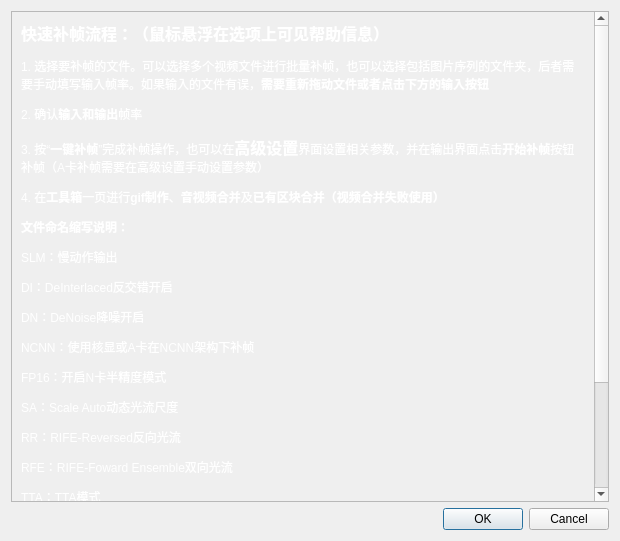
<?xml version="1.0" encoding="UTF-8"?>
<ui version="4.0">
 <class>Dialog</class>
 <widget class="QDialog" name="Dialog">
  <property name="geometry">
   <rect>
    <x>0</x>
    <y>0</y>
    <width>620</width>
    <height>541</height>
   </rect>
  </property>
  <property name="windowTitle">
   <string>Dialog</string>
  </property>
  <layout class="QGridLayout" name="gridLayout">
   <item row="0" column="0">
    <widget class="QScrollArea" name="scrollArea">
     <property name="sizePolicy">
      <sizepolicy hsizetype="Expanding" vsizetype="Preferred">
       <horstretch>0</horstretch>
       <verstretch>0</verstretch>
      </sizepolicy>
     </property>
     <property name="widgetResizable">
      <bool>true</bool>
     </property>
     <widget class="QWidget" name="scrollAreaWidgetContents">
      <property name="geometry">
       <rect>
        <x>0</x>
        <y>0</y>
        <width>583</width>
        <height>550</height>
       </rect>
      </property>
      <layout class="QVBoxLayout" name="verticalLayout_3">
       <item>
        <widget class="QLabel" name="label_7">
         <property name="sizePolicy">
          <sizepolicy hsizetype="Expanding" vsizetype="Expanding">
           <horstretch>0</horstretch>
           <verstretch>0</verstretch>
          </sizepolicy>
         </property>
         <property name="text">
          <string>&lt;html&gt;&lt;head/&gt;&lt;body&gt;&lt;p&gt;&lt;span style=&quot; font-size:12pt; font-weight:600; color:#ffffff;&quot;&gt;快速补帧流程：（鼠标悬浮在选项上可见帮助信息）&lt;/span&gt;&lt;/p&gt;&lt;p&gt;&lt;span style=&quot; color:#ffffff;&quot;&gt;1. 选择要补帧的文件。可以选择多个视频文件进行批量补帧，也可以选择包括图片序列的文件夹，后者需要手动填写输入帧率。如果输入的文件有误，&lt;/span&gt;&lt;span style=&quot; font-weight:600; color:#ffffff;&quot;&gt;需要重新拖动文件或者点击下方的输入按钮&lt;/span&gt;&lt;/p&gt;&lt;p&gt;&lt;span style=&quot; color:#ffffff;&quot;&gt;2. 确认&lt;/span&gt;&lt;span style=&quot; font-weight:600; color:#ffffff;&quot;&gt;输入和输出&lt;/span&gt;&lt;span style=&quot; color:#ffffff;&quot;&gt;帧率&lt;/span&gt;&lt;/p&gt;&lt;p&gt;&lt;span style=&quot; color:#ffffff;&quot;&gt;3. 按“&lt;/span&gt;&lt;span style=&quot; font-weight:600; color:#ffffff;&quot;&gt;一键补帧&lt;/span&gt;&lt;span style=&quot; color:#ffffff;&quot;&gt;”完成补帧操作，也可以在&lt;/span&gt;&lt;span style=&quot; font-size:12pt; font-weight:600; color:#ffffff;&quot;&gt;高级设置&lt;/span&gt;&lt;span style=&quot; color:#ffffff;&quot;&gt;界面设置相关参数，并在输出界面点击&lt;/span&gt;&lt;span style=&quot; font-weight:600; color:#ffffff;&quot;&gt;开始补帧&lt;/span&gt;&lt;span style=&quot; color:#ffffff;&quot;&gt;按钮补帧（A卡补帧需要在高级设置手动设置参数）&lt;/span&gt;&lt;/p&gt;&lt;p&gt;&lt;span style=&quot; color:#ffffff;&quot;&gt;4. 在&lt;/span&gt;&lt;span style=&quot; font-weight:600; color:#ffffff;&quot;&gt;工具箱&lt;/span&gt;&lt;span style=&quot; color:#ffffff;&quot;&gt;一页进行&lt;/span&gt;&lt;span style=&quot; font-weight:600; color:#ffffff;&quot;&gt;gif制作&lt;/span&gt;&lt;span style=&quot; color:#ffffff;&quot;&gt;、&lt;/span&gt;&lt;span style=&quot; font-weight:600; color:#ffffff;&quot;&gt;音视频合并&lt;/span&gt;&lt;span style=&quot; color:#ffffff;&quot;&gt;及&lt;/span&gt;&lt;span style=&quot; font-weight:600; color:#ffffff;&quot;&gt;已有区块合并（视频合并失败使用）&lt;/span&gt;&lt;/p&gt;&lt;p&gt;&lt;span style=&quot; font-weight:600; color:#ffffff;&quot;&gt;文件命名缩写说明：&lt;/span&gt;&lt;/p&gt;&lt;p&gt;&lt;span style=&quot; color:#ffffff;&quot;&gt;SLM：慢动作输出&lt;/span&gt;&lt;/p&gt;&lt;p&gt;&lt;span style=&quot; color:#ffffff;&quot;&gt;DI：DeInterlaced反交错开启&lt;/span&gt;&lt;/p&gt;&lt;p&gt;&lt;span style=&quot; color:#ffffff;&quot;&gt;DN：DeNoise降噪开启&lt;/span&gt;&lt;/p&gt;&lt;p&gt;&lt;span style=&quot; color:#ffffff;&quot;&gt;NCNN：使用核显或A卡在NCNN架构下补帧&lt;/span&gt;&lt;/p&gt;&lt;p&gt;&lt;span style=&quot; color:#ffffff;&quot;&gt;FP16：开启N卡半精度模式&lt;/span&gt;&lt;/p&gt;&lt;p&gt;&lt;span style=&quot; color:#ffffff;&quot;&gt;SA：Scale Auto动态光流尺度&lt;/span&gt;&lt;/p&gt;&lt;p&gt;&lt;span style=&quot; color:#ffffff;&quot;&gt;RR：RIFE-Reversed反向光流&lt;/span&gt;&lt;/p&gt;&lt;p&gt;&lt;span style=&quot; color:#ffffff;&quot;&gt;RFE：RIFE-Foward Ensemble双向光流&lt;/span&gt;&lt;/p&gt;&lt;p&gt;&lt;span style=&quot; color:#ffffff;&quot;&gt;TTA：TTA模式&lt;/span&gt;&lt;/p&gt;&lt;p&gt;&lt;span style=&quot; color:#ffffff;&quot;&gt;SR：SuperResolution使用超分&lt;/span&gt;&lt;/p&gt;&lt;p&gt;&lt;span style=&quot; color:#ffffff;&quot;&gt;RD：Remove Duplicates去除重复帧模式&lt;/span&gt;&lt;/p&gt;&lt;p&gt;&lt;span style=&quot; font-weight:600; font-style:italic; color:#ffffff;&quot;&gt;软件最终解释权归SVFI开发团队所有&lt;/span&gt;&lt;/p&gt;&lt;p&gt;&lt;span style=&quot; color:#ffffff;&quot;&gt;&lt;br/&gt;&lt;/span&gt;&lt;/p&gt;&lt;/body&gt;&lt;/html&gt;</string>
         </property>
         <property name="scaledContents">
          <bool>true</bool>
         </property>
         <property name="wordWrap">
          <bool>true</bool>
         </property>
        </widget>
       </item>
      </layout>
     </widget>
    </widget>
   </item>
   <item row="1" column="0">
    <widget class="QDialogButtonBox" name="buttonBox">
     <property name="orientation">
      <enum>Qt::Horizontal</enum>
     </property>
     <property name="standardButtons">
      <set>QDialogButtonBox::Cancel|QDialogButtonBox::Ok</set>
     </property>
    </widget>
   </item>
  </layout>
 </widget>
 <resources/>
 <connections>
  <connection>
   <sender>buttonBox</sender>
   <signal>accepted()</signal>
   <receiver>Dialog</receiver>
   <slot>accept()</slot>
   <hints>
    <hint type="sourcelabel">
     <x>248</x>
     <y>254</y>
    </hint>
    <hint type="destinationlabel">
     <x>157</x>
     <y>274</y>
    </hint>
   </hints>
  </connection>
  <connection>
   <sender>buttonBox</sender>
   <signal>rejected()</signal>
   <receiver>Dialog</receiver>
   <slot>reject()</slot>
   <hints>
    <hint type="sourcelabel">
     <x>316</x>
     <y>260</y>
    </hint>
    <hint type="destinationlabel">
     <x>286</x>
     <y>274</y>
    </hint>
   </hints>
  </connection>
 </connections>
</ui>
